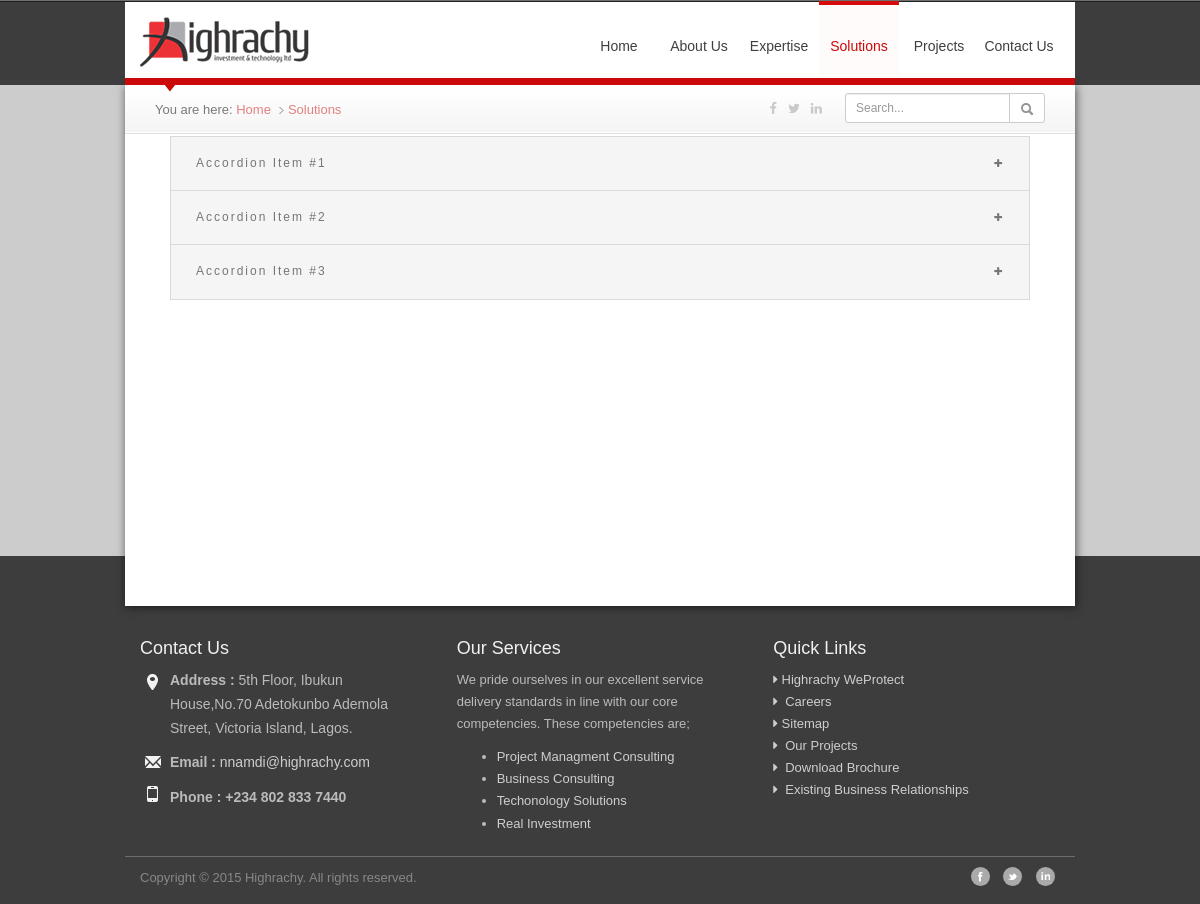
The app's page /solutions2.php with its own data.
### tables this page shows
CREATE TABLE `contact` (
  `id` int(11) NOT NULL,
  `address` text NOT NULL,
  `mobile1` varchar(20) NOT NULL,
  `land` varchar(30) NOT NULL,
  `facebook` varchar(250) NOT NULL,
  `twitter` varchar(250) NOT NULL,
  `linked` varchar(250) NOT NULL,
  `modified` timestamp NOT NULL DEFAULT CURRENT_TIMESTAMP
);

CREATE TABLE `expertise` (
  `id` int(11) NOT NULL,
  `name` varchar(150) NOT NULL,
  `content` text,
  `pics` varchar(150) DEFAULT NULL,
  `link` int(11) NOT NULL DEFAULT '0',
  `priority` int(11) NOT NULL DEFAULT '1',
  `icons_id` int(11) DEFAULT NULL,
  `modified` timestamp NOT NULL DEFAULT CURRENT_TIMESTAMP
);

### functions/database.class.php (called while the page is built, shortened)
<?php
class Database {
private $link_id = 0;
private $query_id = 0;
public function __construct($server, $user, $pass, $database, $pre=''){
	$this->server=$server;
	$this->user=$user;
	$this->pass=$pass;
	$this->database=$database;
	$this->link_id = @mysqli_connect($this->server, $this->user, $this->pass, $this->database);
	if (!$this->link_id) {
		trigger_error('Could not connect to MySQL: ' . mysqli_connect_error());
	} else {
		mysqli_set_charset($this->link_id, 'utf8');
	}
}
protected function query($sql) {
	$this->query_id = @mysqli_query($this->link_id,$sql);
	return $this->query_id;
}
protected function fetch_array($query_id=-1) {
	if ($query_id instanceof mysqli_result) {
		$this->query_id=$query_id;
	}
	if (isset($this->query_id)) {
		$record = @mysqli_fetch_assoc($this->query_id);
	}else{
		trigger_error("Invalid Records could not be fetched.");
	}
	return $record;
}
public function fetch_first_row($query_string) {
	$query_id = $this->query($query_string);
	$out = $this->fetch_array($query_id);
	return $out;
}
public function fetch_all_row($sql) {
	$query_id = $this->query($sql);
	$out = array();
	while ($row = $this->fetch_array($query_id)){
		$out[] = $row;
	}
	return $out;
}
protected function free_result($query_id=-1) {
	if ($query_id instanceof mysqli_result) {
		$this->query_id=$query_id;
	}
}
}
?>

### solutions2.php (the view, shortened to what this page needs)
<?php $title = "solutions"; $script= true; ?>
<?php
require('functions/database.class.php');
$db = new Database(DB_HOST, DB_USER, DB_PASSWORD, DB_NAME);
?>
<?php include('includes/header2.inc.php'); ?>
     </div>
     <section>
      <div class="container">
            <div id="content" class="row">
                <?php include('includes/breadcrumb2.inc.php'); ?>
                <div class="maincontent">
                    <div id="tab-one">
                      <div class="col-xs-12">
                        <div class="panel-group solutions-accordion" id="accordion-one">
                            <div class="panel panel-default">
                                <div class="panel-heading">
                                    <a data-toggle="collapse" data-parent="#accordion-one" href="#accordion-one-link1" class="collapsed"><h4 class="panel-title">Accordion Item #1<span class="pull-right"><i class="fa fa-minus"></i></span></h4></a>
                                </div>
                            </div>
                            <div class="panel panel-default">
                                <div class="panel-heading">
                                    <a data-toggle="collapse" data-parent="#accordion-one" href="#accordion-one-link2" class="collapsed"><h4 class="panel-title">Accordion Item #2<span class="pull-right"><i class="fa fa-minus"></i></span></h4></a>
                                </div>
                            </div>
                            <div class="panel panel-default">
                                <div class="panel-heading">
                                    <a data-toggle="collapse" data-parent="#accordion-one" href="#accordion-one-link3" class="collapsed"><h4 class="panel-title">Accordion Item #3<span class="pull-right"><i class="fa fa-minus"></i></span></h4></a>
                                </div>
                            </div>
                        </div>
                      </div>
                    </div>
                </div>
            </div>
      </div>
     </section>
        <?php include('includes/footer2.inc.php'); ?>
    </body>
</html>

### includes/header2.inc.php (shortened to what this page needs)
            <?php
                $query = "SELECT address, mobile1, land,facebook, twitter, linked FROM contact WHERE id='1'";
                $table = $db->fetch_first_row($query);
                $address = $table['address'];
                $mobile1 = $table['mobile1'];
                $facebook = $table['facebook'];
                $twitter = $table['twitter'];
                $linked = $table['linked'];
                $query = "SELECT id,link,name FROM expertise WHERE link <> 0 LIMIT 4";
                $rows = $db->fetch_all_row($query);
                $service = "";
                foreach ($rows as $row){
                    $service .= '<li><a href="expertise.php?page='.$row['link'].'">'.$row['name'].'</a></li>';
                }
            ?>
<!DOCTYPE html>
 <html class="no-js">
    <head>
        <link rel="stylesheet" href="css/highrachy.css">
        <?php if (isset($dashboard) && ($dashboard)) { ?>
        <link rel="stylesheet" href="css/fonts_icons.css">
        <link rel="stylesheet" href="css/dashboard.css">
        <?php } else { ?>
        <link rel="stylesheet" href="css/sprites_icons.css">
    <?php } ?>
    </head>
    <body>
      <div class="container">
    <header>
        <div id="navigation" class="row">
          <div id="logo-region" class="col-md-3 text-center-sm">
            <a href="<?php echo BASE_URL ?>"><img src="img/highrachy_logo.png" alt="logo" class="img-responsive" /></a>
          </div>
          <div class="col-md-9">
            <nav class="navbar highrachy-menu" role="navigation">
              <div class="collapse navbar-collapse navbar-ex1-collapse">
                <ul id="top-nav"  class="nav navbar-right navbar-nav">
                  <?php if (isset($dashboard) && ($dashboard)) { ?>
                            <li><a href="dashboard.php"<?php if ($title=='dashboard') echo 'class="stays-active" ' ?>>Dashboard</a></li>
                            <li><a href="about-content.php"<?php if (isset($sub_title) && ($sub_title=='about_content')) echo 'class="stays-active" ' ?>>About Us</a></li>
                            <li><a href="dashboard_expertise.php"<?php if  (isset($sub_title) && ($sub_title=='dashboard_expertise')) echo 'class="stays-active" ' ?>>Expertise</a></li>
                            <li><a href="dashboard_solutions.php"<?php if  (isset($sub_title) && ($sub_title=='dashboard_solutions')) echo 'class="stays-active" ' ?>>Solutions</a></li>
                            <li><a href="dashboard_product.php"<?php if ($title=='dashboard_product') echo 'class="stays-active" ' ?>>Products</a></li>
                            <li><a href="logout.php">Logout</a></li>
                            <?php } else { ?>
                            <li><a href="index.php"<?php if ($title=='index') echo 'class="stays-active" ' ?>>Home</a></li>
                            <li><a href="about.php"<?php if ($title=='about') echo 'class="stays-active" ' ?>>About Us</a></li>
                            <li><a href="expertise.php"<?php if ($title=='expertise') echo 'class="stays-active" ' ?>>Expertise</a></li>
                            <li><a href="solutions.php"<?php if ($title=='solutions') echo 'class="stays-active" ' ?>>Solutions</a></li>
                            <li><a href="projects.php"<?php if ($title=='projects') echo 'class="stays-active" ' ?>>Projects</a></li>
                            <li><a href="contact.php"<?php if ($title=='contact') echo 'class="stays-active" ' ?>>Contact Us</a></li>
                            <?php } ?>
                </ul>
              </div>
            </nav>
          </div>
        </div>
    </header>

### includes/footer2.inc.php (shortened to what this page needs)
<footer>
    <div class="container">
        <div class="row">
            <div class="col-sm-4">
                <h3>Contact Us</h3>
                <address>
                <p class="home"><span> Address : </span><?php echo strip_tags($address) ?></p>
                <p class="email"><span>Email : </span><a href="mailto:nnamdi@highrachy.com">nnamdi@highrachy.com</a></p>
                <p class="phone"><span>Phone : </span><strong><?php echo $mobile1 ?></strong></p>
                </address>
            </div>
            <div class="col-sm-4 hidden-xs">
                <h3>Our Services</h3>
                <p>We pride ourselves in our excellent service delivery standards in line with our core competencies. These competencies are;  </p>
                    <ul id="footer-links">
                    <?php echo $service ?>
                    </ul>
            </div>
            <div class="col-sm-4 hidden-xs">
                <h3>Quick Links</h3>
                <ul class="list-unstyled">
                    <li><a href="http://weprotect.highrachy.com"><span class="fa fa-caret-right"></span>&nbsp;Highrachy WeProtect </a> </li>
                    <li><a href="career.php"><span class="fa fa-caret-right"></span> &nbsp;Careers&nbsp;  </a></li>
                    <li><a href="sitemap.php"><span class="fa fa-caret-right"></span>&nbsp;Sitemap </a> </li>
                    <li><a href="about.php#projects"><span class="fa fa-caret-right"></span> &nbsp;Our Projects&nbsp;  </a></li>
                    <li><a href="http://highrachy.com/highracy_brochure.pdf"><span class="fa fa-caret-right"></span> &nbsp;Download Brochure&nbsp;  </a></li>
                    <li><a href="about.php#business-relationships"><span class="fa fa-caret-right"></span> &nbsp;Existing Business Relationships&nbsp;  </a></li>
                </ul>
            </div>
        </div>
        <div id="copyright" class="row">
            <div class="col-sm-8 pull-left">Copyright &copy; 2015 Highrachy. All rights reserved.</div>
            <div class="col-sm-4 hidden-xs pull-right">
                <ul class="list-unstyled list-inline pull-right">
                    <li><a href="<?php echo $facebook ?>"><span id="facebook_icon"></span></a></li>
                    <li><a href="<?php echo $twitter ?>"><span id="twitter_icon"></span></a></li>
                    <li><a href="<?php echo $linked ?>"><span id="linkedin_icon"></span></a></li>
                </ul>
            </div>
        </div>
    </div>
</footer>

### solutions2.php (style rules this page uses)
.panel { border-top:1px solid rgba(0,0,0,.15); }
.solutions-accordion { border:1px solid rgba(0,0,0,.15); border-top:none; }
.panel > div { transition-duration: .2s; -moz-transition-duration: .2s; -webkit-transition-duration: initial; -o-transition-duration: .2s; }
.panel-heading { padding:0 ; }
h4.panel-title { background-color: #f5f5f5; color: #767676; font-size: 12px; letter-spacing:2px; font-weight: 400; width:100%; display: block; padding: 15px 18px; border: none; margin: 0; padding:20px 25px; position: relative; }
.panel-title span { position: absolute; right: 25px; top: 20px; }
.panel-heading i { font-size:10px; margin: 0; }
.collapsed .fa-minus:before { content: "\f067"; }

### records on screen
contact: address "5th Floor, Ibukun House,No.70 Adetokunbo Ademola Street, Victoria Island, Lagos.", mobile1 "+234 802 833 7440"
expertise: name "Project Managment Consulting"
expertise: name "Business Consulting"
expertise: name "Techonology Solutions"
expertise: name "Real Investment"

### other values on screen
$home "Home"
replace($title) "Solutions"
